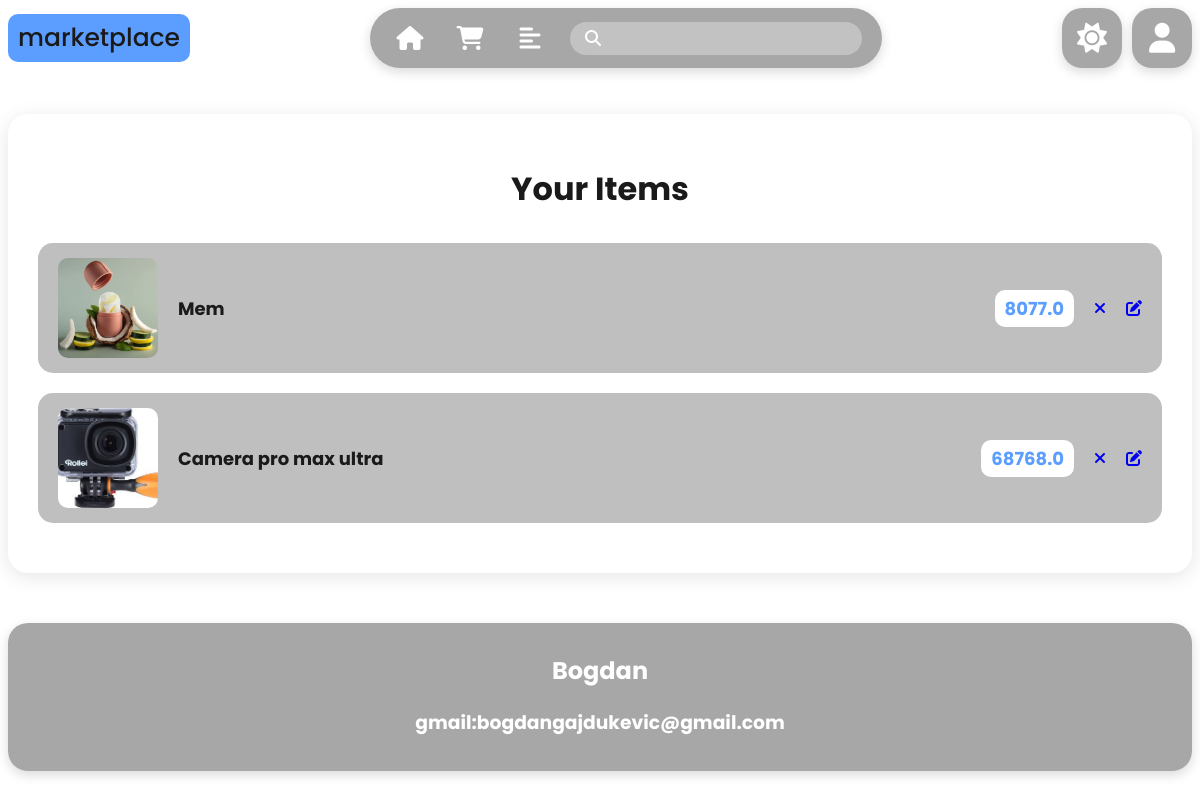
/user_products/ (signed in), run on an earlier commit of the app's database.
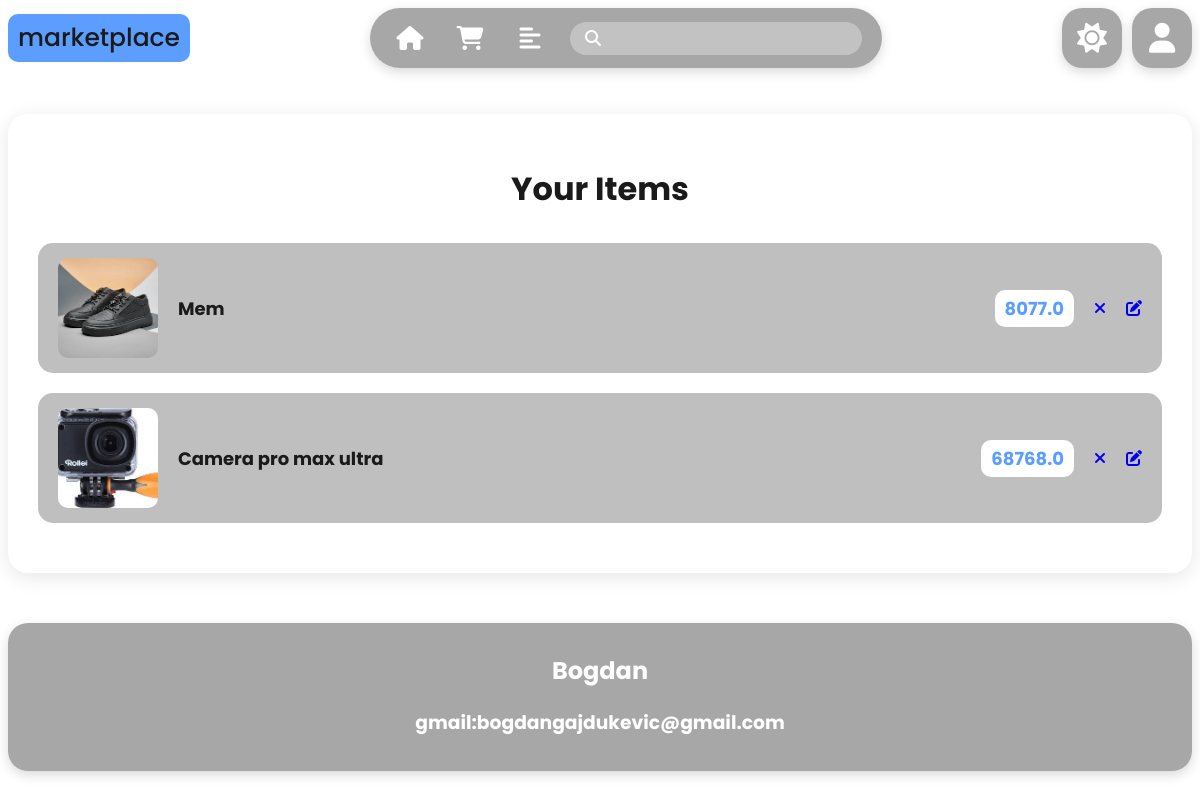
And on a later commit of the database.
### main/models.py (models this page shows, shortened)
class Product(models.Model):
    name = models.CharField(max_length=100)
    price = models.FloatField()
    description = models.TextField()
    image = models.ImageField(upload_to='static/img/product/')
    created_at = models.DateTimeField(auto_now_add=True)
    user = models.ForeignKey(UserSocialAuth, on_delete=models.CASCADE)
    category = models.ForeignKey('Category', on_delete=models.CASCADE)

### user_products/views.py (the view)
# urls.py: path('user_products/', include('user_products.urls')),
@login_required
def user_products(request):
    try:
        user_social = UserSocialAuth.objects.get(user_id=request.user.id)
        products = Product.objects.filter(user=user_social)
        return render(request, 'user_products/user_products.html', {'products': products})
    except UserSocialAuth.DoesNotExist:
        return render(request, 'user_products/user_products.html', {})

### user_products/templates/user_products/user_products.html (shortened to what this page needs)
{% extends 'layout.html' %}
{% load static %}
{% block css %}
    <link rel="stylesheet" href="{% static 'css/cart.css' %}">
{% endblock %}
{% block content %}
    <main>
        <div class="cart">
            <h1>Your Items</h1>
            {% for product in products %}
            <div class="cart_item">
                <img src="{{product.image.url }}" alt="product">
                <h2>{{ product.name }}</h2>
                <h3>{{ product.price }}</h3>
                <a href="{% url 'delete_product' product.id %}"><i class="fa-solid fa-xmark"></i></a>
                <a href="{% url 'update_product' product.id %}"><i class="fa-solid fa-pen-to-square"></i></a>
            </div>
            {% endfor %}
        </div>
    </main>
{% endblock %}

What changed in the data, as far as the page shows it:
changed Product "Mem": image: a different picture
